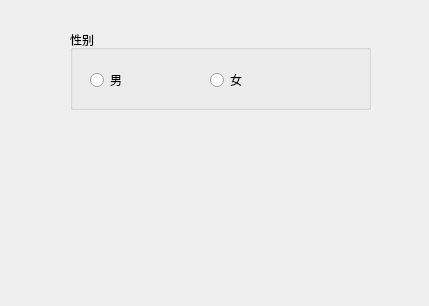
<?xml version="1.0" encoding="UTF-8"?>
<ui version="4.0">
 <class>Form</class>
 <widget class="QWidget" name="Form">
  <property name="geometry">
   <rect>
    <x>0</x>
    <y>0</y>
    <width>429</width>
    <height>306</height>
   </rect>
  </property>
  <property name="windowTitle">
   <string>Form</string>
  </property>
  <widget class="QGroupBox" name="groupBox">
   <property name="geometry">
    <rect>
     <x>70</x>
     <y>30</y>
     <width>301</width>
     <height>80</height>
    </rect>
   </property>
   <property name="title">
    <string>性别</string>
   </property>
   <widget class="QRadioButton" name="btn1">
    <property name="geometry">
     <rect>
      <x>20</x>
      <y>40</y>
      <width>95</width>
      <height>20</height>
     </rect>
    </property>
    <property name="text">
     <string>男</string>
    </property>
   </widget>
   <widget class="QRadioButton" name="btn2">
    <property name="geometry">
     <rect>
      <x>140</x>
      <y>40</y>
      <width>95</width>
      <height>20</height>
     </rect>
    </property>
    <property name="text">
     <string>女</string>
    </property>
   </widget>
  </widget>
 </widget>
 <resources/>
 <connections/>
</ui>
